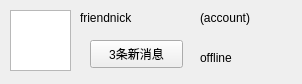
<?xml version="1.0" encoding="UTF-8"?>
<ui version="4.0">
 <class>friListItem</class>
 <widget class="QWidget" name="friListItem">
  <property name="geometry">
   <rect>
    <x>0</x>
    <y>0</y>
    <width>302</width>
    <height>84</height>
   </rect>
  </property>
  <property name="sizePolicy">
   <sizepolicy hsizetype="Fixed" vsizetype="Fixed">
    <horstretch>0</horstretch>
    <verstretch>0</verstretch>
   </sizepolicy>
  </property>
  <property name="windowTitle">
   <string>Form</string>
  </property>
  <widget class="QGraphicsView" name="avatar">
   <property name="geometry">
    <rect>
     <x>10</x>
     <y>10</y>
     <width>61</width>
     <height>61</height>
    </rect>
   </property>
   <property name="sizePolicy">
    <sizepolicy hsizetype="Fixed" vsizetype="Fixed">
     <horstretch>0</horstretch>
     <verstretch>0</verstretch>
    </sizepolicy>
   </property>
  </widget>
  <widget class="QLabel" name="nick">
   <property name="geometry">
    <rect>
     <x>80</x>
     <y>10</y>
     <width>91</width>
     <height>16</height>
    </rect>
   </property>
   <property name="sizePolicy">
    <sizepolicy hsizetype="Fixed" vsizetype="Fixed">
     <horstretch>0</horstretch>
     <verstretch>0</verstretch>
    </sizepolicy>
   </property>
   <property name="text">
    <string>friendnick</string>
   </property>
  </widget>
  <widget class="QLabel" name="status">
   <property name="geometry">
    <rect>
     <x>200</x>
     <y>50</y>
     <width>72</width>
     <height>15</height>
    </rect>
   </property>
   <property name="sizePolicy">
    <sizepolicy hsizetype="Fixed" vsizetype="Fixed">
     <horstretch>0</horstretch>
     <verstretch>0</verstretch>
    </sizepolicy>
   </property>
   <property name="text">
    <string>offline</string>
   </property>
  </widget>
  <widget class="QLabel" name="account">
   <property name="geometry">
    <rect>
     <x>200</x>
     <y>10</y>
     <width>72</width>
     <height>15</height>
    </rect>
   </property>
   <property name="sizePolicy">
    <sizepolicy hsizetype="Fixed" vsizetype="Fixed">
     <horstretch>0</horstretch>
     <verstretch>0</verstretch>
    </sizepolicy>
   </property>
   <property name="text">
    <string>(account)</string>
   </property>
  </widget>
  <widget class="QPushButton" name="message">
   <property name="geometry">
    <rect>
     <x>90</x>
     <y>40</y>
     <width>93</width>
     <height>28</height>
    </rect>
   </property>
   <property name="text">
    <string>3条新消息</string>
   </property>
  </widget>
 </widget>
 <resources/>
 <connections/>
</ui>
